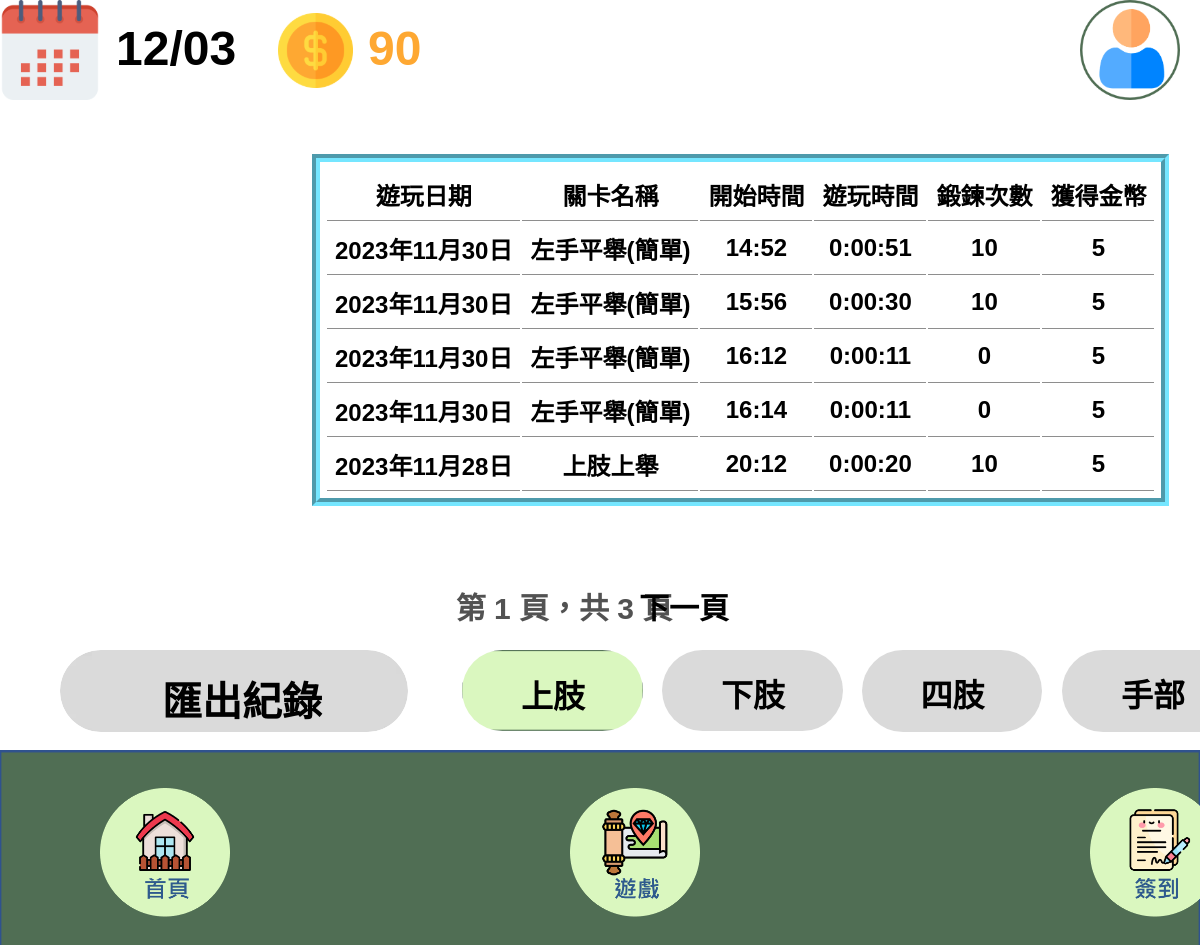
Screenshot of /紀錄上肢 (signed in) with the database file from the repository.
### w2/models.py (models this page shows)
class GameRecord(models.Model):
    USER_UID = models.CharField(max_length=20)
    PlayDate = models.DateField()
    PlayPart = models.CharField(max_length=20)
    UID = models.CharField(max_length=30)
    PlayStage = models.CharField(max_length=20)
    StartTime = models.TimeField()
    EndTime = models.TimeField()
    DurationTime = models.DurationField()
    AddCoin = models.IntegerField(default=0)
    ExerciseCount = models.IntegerField(default=0)
    EstablishTime = models.DateTimeField(auto_now_add=True)

### w2/views.py (called while the page is built)
def calculate_total_coins(user):
    user_profile = get_object_or_404(UserProfile, user=user)
    user_uid = user_profile.USER_UID
    arm_total_coins = ArmMetrics.objects.filter(USER_UID=user_uid).aggregate(
        total_coins=Sum('TotalGetCoin')).get('total_coins', 0)
    foot_total_coins = FootMetrics.objects.filter(USER_UID=user_uid).aggregate(
        total_coins=Sum('TotalGetCoin')).get('total_coins', 0)
    limb_total_coins = LimbMetrics.objects.filter(USER_UID=user_uid).aggregate(
        total_coins=Sum('TotalGetCoin')).get('total_coins', 0)
    hand_total_coins = HandMetrics.objects.filter(USER_UID=user_uid).aggregate(
        total_coins=Sum('TotalGetCoin')).get('total_coins', 0)
    total_coins = arm_total_coins + foot_total_coins + \
        limb_total_coins + hand_total_coins
    return total_coins

### templates/紀錄上肢.html (shortened to what this page needs)
{% load static %}
<!DOCTYPE html>
<html lang="zh-Hant">
  <head>
    <link rel="stylesheet" href="{% static 'css/style.css' %}" />
  </head>
  <body>
    <div>
      <link href="{% static 'css/紀錄.css' %}" rel="stylesheet" />
      <div class="component-紀錄1-container">
        <div class="component-紀錄1-frame">
          <img
          src="{% static 'public/playground_assets/user.png' %}"
          alt="User1345"
          class="component-紀錄1-user"
          id="userDropdownBtn"
          onclick="toggleDropdown()"
        />
          <img
            onclick="redirectToPage3()"
            src="{% static 'public/playground_assets/calendar3283-gkkf.svg' %}"
            alt="Calendar1345"
            class="component-紀錄1-calendar"
          />
          <img
            src="{% static 'public/playground_assets/image43283-gee.svg' %}"
            alt="image41345"
            class="component-紀錄1-image4"
          />
          <span class="component-紀錄1-text" id="currentDate"></span>
          <span class="component-紀錄1-text02"><span>{{ total_coins }}</span></span>
          <div class="component-紀錄1-component">
            <div class="component-紀錄1-group9">
              <img
                onclick="redirectToPage1()"
                src="{% static 'public/playground_assets/home.png' %}"
                alt="image6I134"
                class="component-紀錄1-image6"
              />
            </div>
          </div>
          <div class="component-紀錄1-component1">
            <div class="component-紀錄1-group91">
              <img
                onclick="redirectToPage2()"
                src="{% static 'public/playground_assets/game.png' %}"
                alt="image6I134"
                class="component-紀錄1-image61"
              />
            </div>
          </div>
          <div class="component-紀錄1-component2">
            <div class="component-紀錄1-group92">
              <img
                onclick="redirectToPage3()"
                src="{% static 'public/playground_assets/sign.png' %}"
                alt="image6I134"
                class="component-紀錄1-image62"
              />
            </div>
          </div>
          <form method="post" action="http://127.0.0.1:8000/ExportGameRecordsToCSV/">
            <button type="submit" class="button">
                <img class="component-紀錄1-rectangle41" src="{% static 'public/playground_assets/buttongray1.png' %}" alt="Rectangle411556">
                <span class="component-紀錄1-text12">匯出紀錄</span>
            </button>
          </form>
          <div class="component-紀錄1-table">
            <table>
                <tr style="border-bottom: 2px solid #000;">
                  <th>遊玩日期</th>
                  <th>關卡名稱</th>
                  <th>開始時間</th>
                  <th>遊玩時間</th>
                  <th>鍛鍊次數</th>
                  <th>獲得金幣</th>
                </tr>
                {% for record in play_records %}
                  <tr>
                    <td>{{ record.PlayDate }}</td>
                    <td>{{ record.PlayStage }}</td>
                    <td>{{ record.StartTime }}</td>
                    <td>{{ record.DurationTime }}</td>
                    <td>{{ record.ExerciseCount }}</td>
                    <td>{{ record.AddCoin }}</td>
                  </tr>
                {% endfor %}
            </table>
          </div>
          <div class="component-紀錄1-pagination">
            <span>第 {{ play_records.number }} 頁，共 {{ play_records.paginator.num_pages }} 頁</span>
            {% if play_records.has_next %}
                <a class ="table_nextpage" href="?page={{ play_records.next_page_number }}">下一頁</a>
            {% endif %}
          </div>
          <img
            onclick="redirectToPage7()"
            src="{% static 'public/playground_assets/rectangle347837-bi29-300h.png' %}"
            alt="Rectangle544014"
            class="component-紀錄1-rectangle33"
          />
          <button   class="component-紀錄1-text14"  onclick="redirectToPage7()">
            <span>上肢</span>
          </button>
          <img
            onclick="redirectToPage8()"
            src="{% static 'public/playground_assets/buttongray1.png' %}"
            alt="Rectangle544014"
            class="component-紀錄1-rectangle34"
          />
          <span  class="component-紀錄1-text16" onclick="redirectToPage8()"
            ><span>下肢</span></span
          >
          <img
            onclick="redirectToPage9()"
            src="{% static 'public/playground_assets/buttongray1.png' %}"
            alt="Rectangle544014"
            class="component-紀錄1-rectangle35"
          />
          <span class="component-紀錄1-text18" onclick="redirectToPage9()"
            ><span>四肢</span></span
          >
          <img
            onclick="redirectToPage10()"
            src="{% static 'public/playground_assets/buttongray1.png' %}"
            alt="Rectangle544014"
            class="component-紀錄1-rectangle36"
          />
          <span class="component-紀錄1-text20" onclick="redirectToPage10()"
            ><span>手部</span></span
          >
        </div>
      </div>
    </div>
  </body>
</html>

### static/css/style.css (style rules this page uses)
:root { --dl-color-gray-500: #595959; --dl-color-gray-700: #999999; --dl-color-gray-900: #d9d9d9; --dl-size-size-large: 144px; --dl-size-size-small: 48px; --dl-color-danger-300: #a22020; --dl-color-danger-500: #bf2626; --dl-color-danger-700: #e14747; --dl-color-gray-black: #000000; --dl-color-gray-white: #ffffff; --dl-size-size-medium: 96px; --dl-size-size-xlarge: 192px; --dl-size-size-xsmall: 16px; --dl-space-space-unit: 16px; --dl-color-primary-100: #003eb3; --dl-color-primary-300: #0074f0; --dl-color-primary-500: #14a9ff; --dl-color-primary-700: #85dcff; --dl-color-success-300: #199033; --dl-color-success-500: #32a94c; --dl-color-success-700: #4cc366; --dl-size-size-xxlarge: 288px; --dl-size-size-maxwidth: 1400px; --dl-radius-radius-round: 50%; --dl-space-space-halfunit: 8px; --dl-space-space-sixunits: 96px; --dl-space-space-twounits: 32px; --dl-radius-radius-radius2: 2px; --dl-radius-radius-radius4: 4px; --dl-radius-radius-radius8: 8px; --dl-space-space-fiveunits: 80px; --dl-space-space-fourunits: 64px; --dl-space-space-threeunits: 48px; --dl-space-space-oneandhalfunits: 24px; font-family: "Microsoft JhengHei", Arial, Helvetica, sans-serif; }
.button { cursor: pointer; }
body { font-family: "Microsoft JhengHei", Arial, Helvetica, sans-serif; }

### templates/紀錄上肢.html (style rules this page uses)
html { line-height: 1.15; }
body { margin: 0; }
* { box-sizing: border-box; border-width: 0; border-style: solid; }
p, li, ul, pre, div, h1, h2, h3, h4, h5, h6, figure, blockquote, figcaption { margin: 0; padding: 0; }
button { background-color: transparent; }
button, input, optgroup, select, textarea { font-family: inherit; font-size: 100%; line-height: 1.15; margin: 0; }
button, select { text-transform: none; }
button, [type="button"], [type="reset"], [type="submit"] { -webkit-appearance: button; }
a { color: inherit; text-decoration: inherit; }
img { display: block; }
html { scroll-behavior: smooth; }
html { font-family: "Microsoft JhengHei", Arial, Helvetica, sans-serif; font-size: 16px; }
body { font-weight: 400; font-style: normal; text-decoration: none; text-transform: none; letter-spacing: normal; line-height: 1.15; color: var(--dl-color-gray-black); background-color: var(--dl-color-gray-white); }

### rows the page displays
GameRecord: PlayDate "2023年11月30日", PlayStage "左手平舉(簡單)", StartTime "14:52", DurationTime "0:00:51", ExerciseCount "10", AddCoin "5"
GameRecord: PlayDate "2023年11月30日", PlayStage "左手平舉(簡單)", StartTime "15:56", DurationTime "0:00:30", ExerciseCount "10", AddCoin "5"
GameRecord: PlayDate "2023年11月30日", PlayStage "左手平舉(簡單)", StartTime "16:12", DurationTime "0:00:11", ExerciseCount "0", AddCoin "5"
GameRecord: PlayDate "2023年11月30日", PlayStage "左手平舉(簡單)", StartTime "16:14", DurationTime "0:00:11", ExerciseCount "0", AddCoin "5"
GameRecord: PlayDate "2023年11月28日", PlayStage "上肢上舉", StartTime "20:12", DurationTime "0:00:20", ExerciseCount "10", AddCoin "5"

### other values shown
{{ total_coins }} "90"
{{ play_records.number }} "1"
{{ play_records.paginator.num_pages }} "3"
